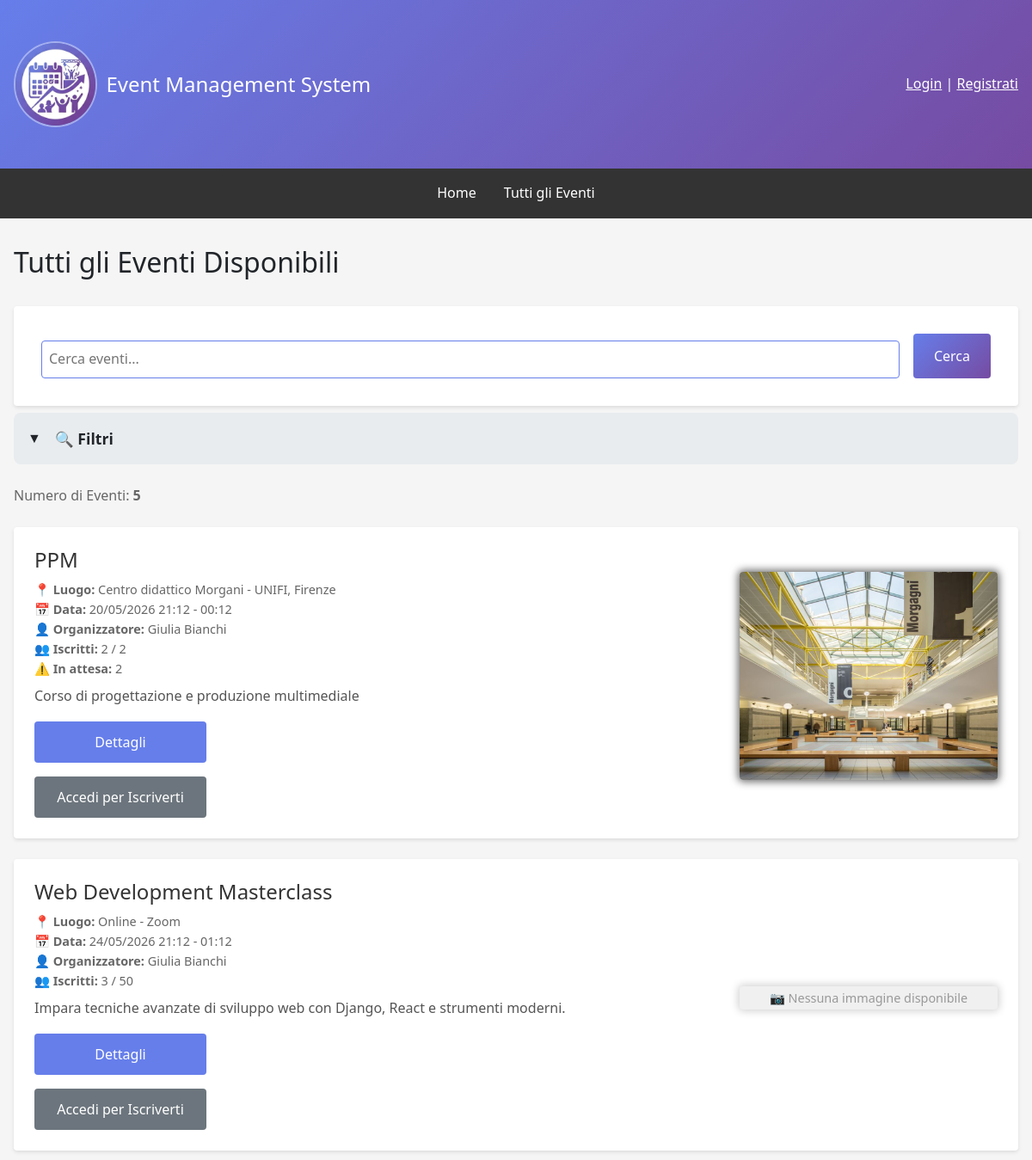
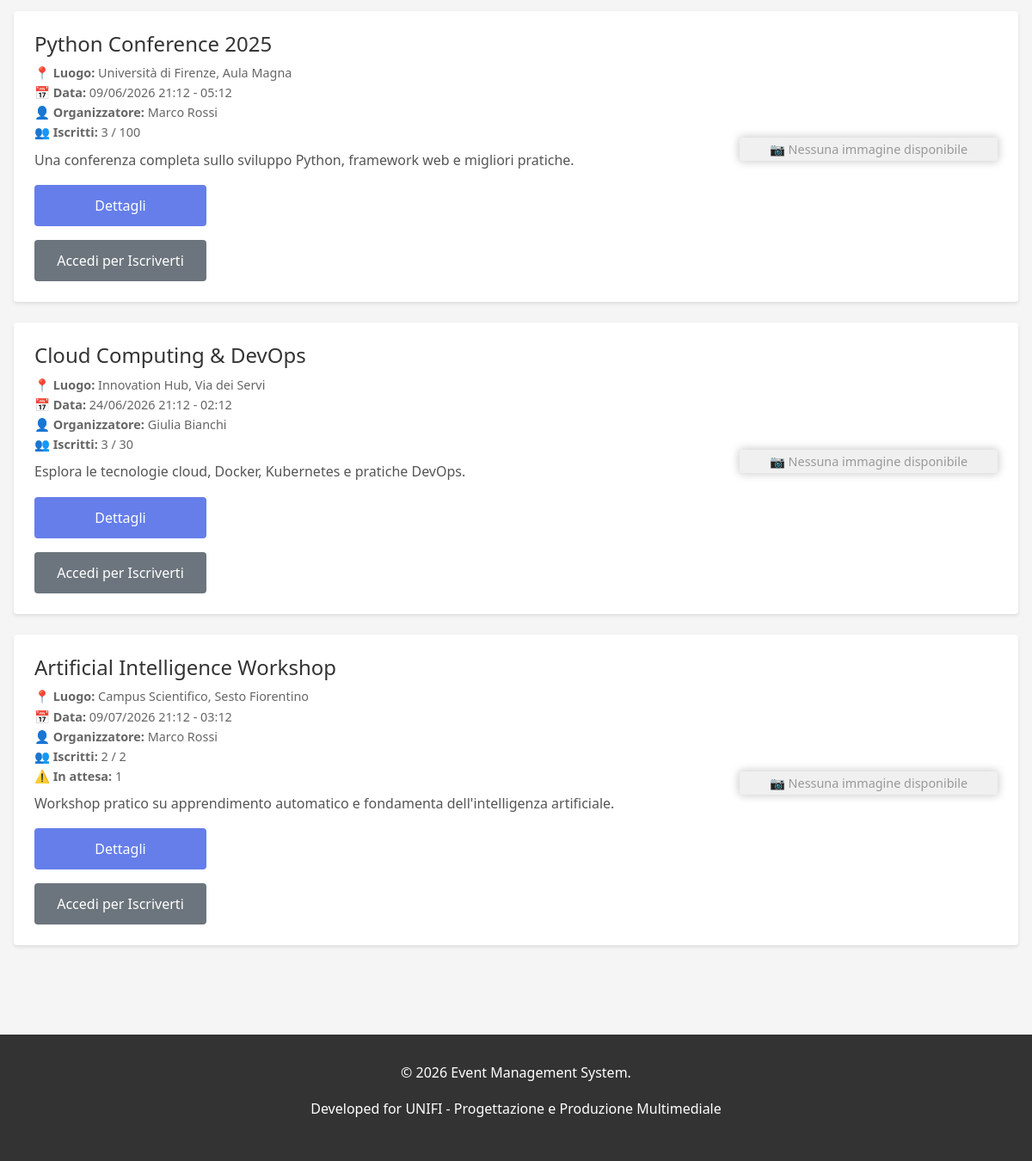
Screenshot of /events/ with the database file from the repository (2 pictures, top to bottom).
### events/models.py (models this page shows, shortened)
class Event(models.Model):
    STATUS_CHOICES = [('draft', 'Bozza'), ('published', 'Pubblicato'), ('ongoing', 'In Corso'), ('completed', 'Completato'), ('cancelled', 'Annullato')]
    title = models.CharField(max_length=200, verbose_name='Titolo')
    description = models.TextField(verbose_name='Descrizione')
    organizer = models.ForeignKey(User, on_delete=models.CASCADE, related_name='organized_events', verbose_name='Organizzatore')
    location = models.CharField(max_length=255, verbose_name='Luogo')
    start_date = models.DateTimeField(verbose_name='Data e Ora Inizio')
    end_date = models.DateTimeField(verbose_name='Data e Ora Fine')
    max_attendees = models.IntegerField(null=True, blank=True, verbose_name='Numero Massimo Partecipanti')
    image = models.ImageField(upload_to='event_images/', blank=True, null=True, verbose_name='Immagine')
    status = models.CharField(max_length=15, choices=STATUS_CHOICES, default='draft', verbose_name='Stato')
    created_at = models.DateTimeField(auto_now_add=True)
    updated_at = models.DateTimeField(auto_now=True)
    deleted_at = models.DateTimeField(null=True, blank=True, verbose_name='Eliminato il')
    class Meta:
        ordering = ['-start_date']
        permissions = [('can_create_event', 'Può creare eventi'), ('can_edit_own_events', 'Può modificare i propri eventi'), ('can_delete_own_events', 'Può eliminare i propri eventi'), ('can_view_attendees', 'Può visualizzare la lista dei partecipanti')]
    @property
    def get_confirmed_attendees_count(self):
        return self.eventregistration_set.filter(status='confirmed').count()
    def get_pending_attendees_count(self):
        return self.eventregistration_set.filter(status='pending').count()

### events/views.py (the view, shortened to what this page needs)
# urls.py: path('', views.EventListView.as_view(), name='event_list'),
class EventListView(ListView):
    model = Event
    template_name = 'events/event_list.html'
    context_object_name = 'events'
    paginate_by = 10
    def get_queryset(self):
        queryset = Event.objects.filter(status='published', deleted_at__isnull=True).order_by('start_date')
        query = self.request.GET.get('q')
        if query:
            queryset = queryset.filter(Q(title__icontains=query) | Q(description__icontains=query) | Q(location__icontains=query))
            query = self.request.GET.get('q')
        organizer_name = self.request.GET.get('organizer_name')
        if organizer_name:
            queryset = queryset.filter(
                Q(organizer__username__icontains=organizer_name)
            )
        start_date_from = self.request.GET.get('start_date_from')
        if start_date_from:
            try:
                start_date_from = datetime.strptime(start_date_from, '%d/%m/%Y').date()
                queryset = queryset.filter(start_date__date__gte=start_date_from)
            except ValueError:
                pass
        start_date_to = self.request.GET.get('start_date_to')
        if start_date_to:
            try:
                start_date_to = datetime.strptime(start_date_to, '%d/%m/%Y').date()
                queryset = queryset.filter(start_date__date__lte=start_date_to)
            except ValueError:
                pass
        date_filter = self.request.GET.get('date_filter')
        if date_filter == 'today':
            today = timezone.now().date()
            queryset = queryset.filter(start_date__date=today)
        elif date_filter == 'upcoming':
            queryset = queryset.filter(start_date__gte=timezone.now())
        elif date_filter == 'past':
            queryset = queryset.filter(start_date__lt=timezone.now())
        organizer_filter = self.request.GET.get('organizer')
        if organizer_filter:
            queryset = queryset.filter(organizer__username=organizer_filter)
        return queryset
    def get_context_data(self, **kwargs):
        context = super().get_context_data(**kwargs)
        context['total_events'] = Event.objects.filter(status='published').count()
        context['current_query'] = self.request.GET.get('q', '')
        context['current_date_filter'] = self.request.GET.get('date_filter', '')
        context['current_organizer'] = self.request.GET.get('organizer', '')
        context['current_organizer_name'] = self.request.GET.get('organizer_name', '')
        context['current_start_date_from'] = self.request.GET.get('start_date_from', '')
        context['current_start_date_to'] = self.request.GET.get('start_date_to', '')
        organizers_dict = {}
        organizers_data = Event.objects.filter(
            status='published',
            deleted_at__isnull=True
        ).values_list('organizer__username', 'organizer__first_name', 'organizer__last_name')
        for username, first_name, last_name in organizers_data:
            if username not in organizers_dict:  # Rimuove i duplicati manualmente
                full_name = f"{first_name} {last_name}".strip()
                organizers_dict[username] = {
                    'username': username,
                    'full_name': full_name if full_name else username
                }
        context['organizers'] = sorted(organizers_dict.values(), key=lambda x: x['full_name'])
        return context

### templates/events/event_list.html (shortened to what this page needs)
{% extends 'base.html' %}
{% load custom_filters %}
{% block content %}
<h2>Tutti gli Eventi Disponibili</h2>
<div>
<form method="get" class="search-form" style="margin-bottom: 0.5rem;">
    <input type="text" name="q" placeholder="Cerca eventi..." value="{{ request.GET.q }}" aria-label="Cerca eventi">
    <button type="submit" class="btn" style="background: linear-gradient(135deg, #667eea 0%, #764ba2 100%);">Cerca</button>
</form>
<div style="margin-bottom: 1.5rem; background: #e9ecef; border-radius: 8px; overflow: hidden;">
    <div style="padding: 1rem; background: #e9ecef; cursor: pointer;" onclick="toggleFilters()">
        <div style="display: flex; gap: 1rem; align-items: center;">
            <span id="toggleIcon">▼</span>
            <strong style="font-size: 1.1rem;">🔍 Filtri</strong>
        </div>
    </div>
</div>
</div>
<p style="color: #666; margin-bottom: 1.5rem;">
    Numero di Eventi: <strong>{{ events|length }}</strong>
</p>
{% if events %}
    {% for event in events %}
        <div class="event-card">
            <div class="event-content">
                <h3 class="event-title">{{ event.title }}</h3>
                <div class="event-meta">
                    <strong>📍 Luogo:</strong> {{ event.location }}<br>
                    <strong>📅 Data:</strong> {{ event.start_date|date:"d/m/Y H:i" }} - {{ event.end_date|date:"H:i" }}<br>
                    <strong>👤 Organizzatore:</strong> {{ event.organizer.get_full_name|default:event.organizer.username }}<br>
                    <strong>👥 Iscritti:</strong> {{ event.get_confirmed_attendees_count }}{% if event.max_attendees %} / {{ event.max_attendees }}{% endif %}<br>
                    {% if event.get_pending_attendees_count > 0 %}<strong>⚠️ In attesa:</strong> {{ event.get_pending_attendees_count }}{% endif %}
                </div>
                <p class="event-description">{{ event.description|truncatewords:30 }}</p>
                <div style="display: flex; gap: 1rem; flex-wrap: wrap;" class="event-card-buttons">
                    <a href="{% url 'events:event_detail' event.pk %}" class="btn">Dettagli</a>
                    {% if request.user.is_authenticated %}
                        {% if not request.user.is_staff %}
                            {% with status=user_registrations_status|get_item:event.pk %}
                            {% if event.pk in registered_events and status != 'cancelled' %}
                                <a href="{% url 'events:event_unregister_confirm' event.pk %}" class="btn btn-success">✓ Iscritto</a>
                            {% else %}
                                <a href="{% url 'events:event_register' event.pk %}" class="btn btn-secondary">Iscriviti</a>
                            {% endif %}
                            {% endwith %}
                        {% endif %}
                    {% else %}
                        <a href="{% url 'users:login' %}" class="btn btn-secondary">Accedi per Iscriverti</a>
                    {% endif %}
                </div>
            </div>
            {% if event.image %}
                <div class="event-thumbnail">
                    <img src="{{ event.image.url }}" alt="{{ event.title }}" style="width: 100%; height: auto; margin-bottom: 1rem; border-radius: 4px; box-shadow: 0 0 10px 2px dimgray">
                </div>
            {% else %}
                <div class="no-image" style="text-align: center; margin-bottom: 1rem; padding: 2px; border-radius: 4px; box-shadow: 0 0 10px 2px lightgray">
                    <span>📷 Nessuna immagine disponibile</span>
                </div>
            {% endif %}
        </div>
    {% endfor %}
{% else %}
    <p style="text-align: center; padding: 2rem; color: #666;">Nessun evento disponibile in questo momento.</p>
{% endif %}
{% endblock %}

### templates/base.html (shortened to what this page needs)
{% load static %}
<!DOCTYPE html>
<html lang="it">
<head>
    <link href="https://cdn.jsdelivr.net/npm/bootstrap@5.3.0/dist/css/bootstrap.min.css" rel="stylesheet">
</head>
<body>
    <header>
        <div class="container">
            <div class="header-content">
                <div class="header-logo">
                    <a href="{% url 'home' %}" style="text-decoration: none; color: inherit; display: flex; align-items: center; gap: 10px;">
                        <img src="{% static 'favicon.ico' %}" alt="Event Management System Logo">
                        <h1>Event Management System</h1>
                    </a>
                </div>
                <div class="user-info">
                    {% if user.is_authenticated %}
                        <span>Benvenuto, {{ user.first_name|default:user.username }}!</span>
                        <a href="{% url 'users:profile' %}" style="color: white; text-decoration: underline;">Profilo</a> |
                        <form method="post" action="{% url 'users:logout' %}" style="display: inline; margin: 0; padding: 0; background: none; border:none; outline: none; box-shadow: none;">
                            {% csrf_token %}
                            <button type="submit" style="background: none; border: none; color: white; text-decoration: underline; cursor: pointer; padding: 0; font: inherit; outline: none; box-shadow: none;">
                                Logout
                            </button>
                        </form>
                    {% else %}
                        <a href="{% url 'users:login' %}" style="color: white; text-decoration: underline;">Login</a> |
                        <a href="{% url 'users:register' %}" style="color: white; text-decoration: underline;">Registrati</a>
                    {% endif %}
                </div>
            </div>
        </div>
    </header>
    <nav>
        <div class="nav-links">
            <a href="{% url 'home' %}">Home</a>
            <a href="{% url 'events:event_list' %}">Tutti gli Eventi</a>
        </div>
    </nav>
    <div class="container">
        {% block content %}{% endblock %}
    </div>
    <footer>
        <p>&copy; 2026 Event Management System.</p>
        <p>Developed for UNIFI - Progettazione e Produzione Multimediale</p>
    </footer>
</body>
</html>

### templates/base.html (style rules this page uses)
* { margin: 0; padding: 0; box-sizing: border-box; }
body { font-family: 'Segoe UI', Tahoma, Geneva, Verdana, sans-serif; background-color: #f5f5f5; line-height: 1.6; }
header { background: linear-gradient(135deg, #667eea 0%, #764ba2 100%); color: white; padding: 1rem 0; }
.header-logo { display: flex; align-items: center; gap: 0.75rem; }
.header-logo img { height: 100px; width: auto; border: 2px solid rgb(255 255 255 / 0.4); border-radius: 50%; }
.header-logo h1 { margin: 0; font-size: 1.5rem; }
nav { background-color: #333; padding: 0; position: relative; transition: all 0.3s ease; }
.nav-links { display: flex; justify-content: center; padding: 0.5rem; transition: all 0.3s ease; }
nav a { display: inline-block; color: white; text-decoration: none; padding: 0.5rem 1rem; font-size: 1rem; transition: all 0.3s ease; }
.container { max-width: 1200px; margin: 0 auto; padding: 2rem 1rem; }
.header-content { display: flex; justify-content: space-between; align-items: center; }
.btn { display: inline-block; padding: 0.75rem 1.5rem; background-color: #667eea; color: white; text-decoration: none; border-radius: 4px; border: none; cursor: pointer; font-size: 1rem; }
.btn-secondary { background-color: #6c757d; }
footer { background-color: #333; color: white; text-align: center; padding: 2rem; margin-top: 3rem; }
.event-card { background: white; padding: 1.5rem; margin-bottom: 1rem; border-radius: 4px; box-shadow: 0 2px 4px rgba(0,0,0,0.1); }
.event-title { font-size: 1.5rem; margin-bottom: 0.5rem; color: #333; }
.event-meta { color: #666; font-size: 0.9rem; margin-bottom: 0.5rem; }
.event-description { color: #555; margin-bottom: 1rem; }
form { background: white; padding: 2rem; border-radius: 4px; box-shadow: 0 2px 4px rgba(0,0,0,0.1); }
input, textarea, select { width: 100%; padding: 0.5rem; margin-top: 0.5rem; border: 1px solid #ddd; border-radius: 4px; font-family: inherit; font-size: 1rem; }
.user-info { color: white; }

### templates/events/event_list.html (style rules this page uses)
.search-form { display: flex; gap: 1rem; margin: 2rem 0; flex-wrap: wrap; }
.search-form input { flex: 1; min-width: 200px; border: 1px solid #667eea; }
.search-form button { white-space: nowrap; }
.event-card { display: flex; gap: 1.5rem; align-items: center; margin-bottom: 1.5rem; }
.event-content { flex: 2; }
.event-thumbnail { flex: 1; min-width: 150px; max-width: 300px; align-self: center; }
.event-thumbnail img { height: 100%; width: auto; border-radius: 8px; box-shadow: 0 0 10px 2px dimgray; object-fit: cover; display: block; }
.no-image { flex: 1; min-width: 150px; max-width: 300px; background-color: #f0f0f0; border-radius: 8px; display: flex; align-items: center; justify-content: center; padding: 2rem 0.5rem; text-align: center; color: #999; font-size: 0.9rem; align-self: center; }
.event-card-buttons { display: flex; flex-direction: column; gap: 0.75rem; justify-content: center; min-width: 140px; width: auto; }
.event-card-buttons .btn, .event-card-buttons span { text-align: center; width: 200px; min-width: 120px; display: inline-flex; align-items: center; justify-content: center; box-sizing: border-box; white-space: nowrap; }

### rows the page displays
Event: title "PPM", location "Centro didattico Morgani - UNIFI, Firenze", start_date "20/05/2026 21:12", end_date "00:12", organizer.get_full_name "Giulia Bianchi", get_confirmed_attendees_count "2", max_attendees "2", get_pending_attendees_count "2", description "Corso di progettazione e produzione multimediale", image (picture)
Event: title "Web Development Masterclass", location "Online - Zoom", start_date "24/05/2026 21:12", end_date "01:12", organizer.get_full_name "Giulia Bianchi", get_confirmed_attendees_count "3", max_attendees "50", description "Impara tecniche avanzate di sviluppo web con Django, React e strumenti moderni.", image "📷 Nessuna immagine disponibile"
Event: title "Python Conference 2025", location "Università di Firenze, Aula Magna", start_date "09/06/2026 21:12", end_date "05:12", organizer.get_full_name "Marco Rossi", get_confirmed_attendees_count "3", max_attendees "100", description "Una conferenza completa sullo sviluppo Python, framework web e migliori pratiche.", image "📷 Nessuna immagine disponibile"
Event: title "Cloud Computing & DevOps", location "Innovation Hub, Via dei Servi", start_date "24/06/2026 21:12", end_date "02:12", organizer.get_full_name "Giulia Bianchi", get_confirmed_attendees_count "3", max_attendees "30", description "Esplora le tecnologie cloud, Docker, Kubernetes e pratiche DevOps.", image "📷 Nessuna immagine disponibile"
Event: title "Artificial Intelligence Workshop", location "Campus Scientifico, Sesto Fiorentino", start_date "09/07/2026 21:12", end_date "03:12", organizer.get_full_name "Marco Rossi", get_confirmed_attendees_count "2", max_attendees "2", get_pending_attendees_count "1", description "Workshop pratico su apprendimento automatico e fondamenta dell'intelligenza artificiale.", image "📷 Nessuna immagine disponibile"

### other values shown
{{ events|length }} "5"
